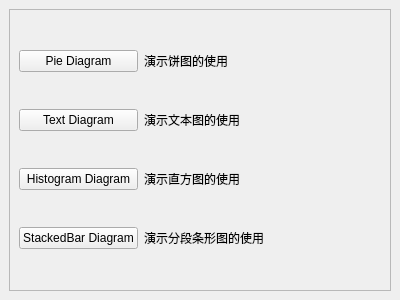
<?xml version="1.0" encoding="UTF-8"?>
<ui version="4.0">
 <class>DiagramDockWidget</class>
 <widget class="QDockWidget" name="DiagramDockWidget">
  <property name="geometry">
   <rect>
    <x>0</x>
    <y>0</y>
    <width>400</width>
    <height>300</height>
   </rect>
  </property>
  <property name="windowTitle">
   <string>地图图表测试</string>
  </property>
  <widget class="QWidget" name="dockWidgetContents">
   <layout class="QGridLayout" name="gridLayout">
    <item row="0" column="0">
     <widget class="QScrollArea" name="scrollArea">
      <property name="widgetResizable">
       <bool>true</bool>
      </property>
      <widget class="QWidget" name="scrollAreaWidgetContents">
       <property name="geometry">
        <rect>
         <x>0</x>
         <y>0</y>
         <width>380</width>
         <height>261</height>
        </rect>
       </property>
       <layout class="QGridLayout" name="gridLayout_2" columnstretch="1,2">
        <item row="0" column="1">
         <widget class="QLabel" name="label">
          <property name="text">
           <string>演示饼图的使用</string>
          </property>
         </widget>
        </item>
        <item row="1" column="0">
         <widget class="QPushButton" name="pushButton_diagramText">
          <property name="text">
           <string>Text Diagram</string>
          </property>
         </widget>
        </item>
        <item row="0" column="0">
         <widget class="QPushButton" name="pushButton_diagramPie">
          <property name="text">
           <string>Pie Diagram</string>
          </property>
         </widget>
        </item>
        <item row="2" column="0">
         <widget class="QPushButton" name="pushButton_diagramHistogram">
          <property name="text">
           <string>Histogram Diagram</string>
          </property>
         </widget>
        </item>
        <item row="2" column="1">
         <widget class="QLabel" name="label_3">
          <property name="text">
           <string>演示直方图的使用</string>
          </property>
         </widget>
        </item>
        <item row="1" column="1">
         <widget class="QLabel" name="label_2">
          <property name="text">
           <string>演示文本图的使用</string>
          </property>
         </widget>
        </item>
        <item row="3" column="0">
         <widget class="QPushButton" name="pushButton_diagramStackedBar">
          <property name="text">
           <string>StackedBar Diagram</string>
          </property>
         </widget>
        </item>
        <item row="3" column="1">
         <widget class="QLabel" name="label_4">
          <property name="text">
           <string>演示分段条形图的使用</string>
          </property>
         </widget>
        </item>
       </layout>
      </widget>
     </widget>
    </item>
   </layout>
  </widget>
 </widget>
 <resources/>
 <connections/>
</ui>
